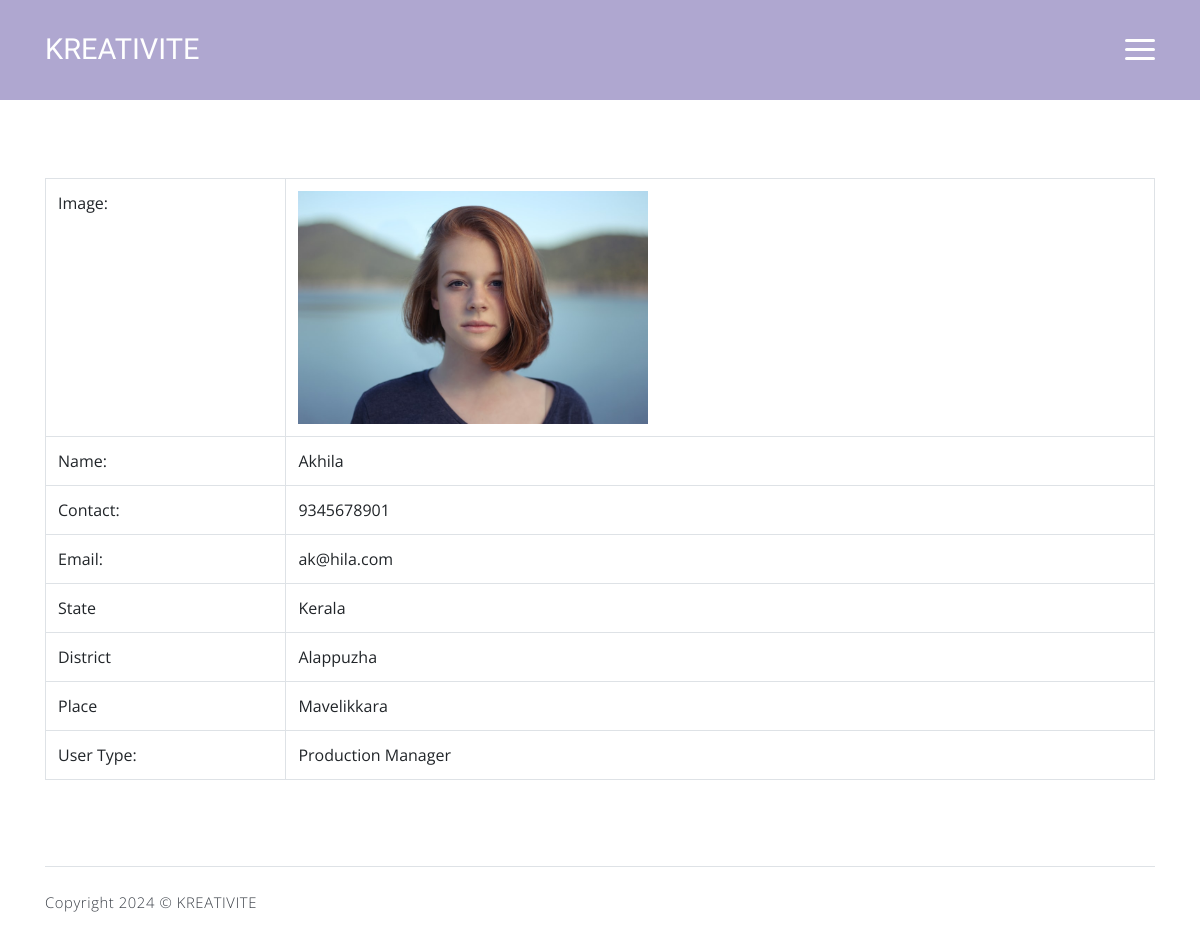
The app's page /Web/User/Myprofile.php (signed in) with its own data.
### tables this page shows
CREATE TABLE `tbl_userregistration` (
  `user_id` int(11) NOT NULL,
  `userreg_name` varchar(50) NOT NULL,
  `userreg_contact` varchar(50) NOT NULL,
  `userreg_email` varchar(50) NOT NULL,
  `userreg_address` varchar(50) NOT NULL,
  `place_id` int(11) NOT NULL,
  `userreg_photo` varchar(500) NOT NULL,
  `userreg_proof` varchar(500) NOT NULL,
  `usertype_id` int(50) NOT NULL,
  `userreg_password` varchar(50) NOT NULL,
  `userreg_gender` varchar(50) NOT NULL
);

CREATE TABLE `tbl_state` (
  `state_id` int(11) NOT NULL,
  `state_name` varchar(50) NOT NULL
);

CREATE TABLE `tbl_district` (
  `district_id` int(11) NOT NULL,
  `district_name` varchar(50) NOT NULL,
  `state_id` int(11) NOT NULL
);

CREATE TABLE `tbl_place` (
  `place_id` int(11) NOT NULL,
  `place_name` varchar(50) NOT NULL,
  `district_id` int(11) NOT NULL
);

CREATE TABLE `tbl_usertype` (
  `usertype_id` int(11) NOT NULL,
  `usertype_name` varchar(50) NOT NULL
);

### Web/User/Myprofile.php (the view, shortened to what this page needs)
<?php
include("Head.php");
?>
<?php
include("../Assets/Connection/connection.php");
$selUserQuery = "select*from tbl_userregistration u inner join tbl_place p on p.place_id = u.place_id inner join tbl_district d on d.district_id = p.district_id inner join tbl_state s on s.state_id = d.state_id  inner join tbl_usertype ut on u.usertype_id=ut.usertype_id where user_id='".$_SESSION["uid"]."'";
$userData = $con->query($selUserQuery);
$userRow = $userData->fetch_assoc();
?>
<!DOCTYPE html PUBLIC "-//W3C//DTD XHTML 1.0 Transitional//EN" "http://www.w3.org/TR/xhtml1/DTD/xhtml1-transitional.dtd">
<html xmlns="http://www.w3.org/1999/xhtml">
<head>
</head>
<body>
<div class="container mt-5">
        <table class="table table-bordered">
            <tr>
                <td>Image:</td>
                <td>
                    <img src="../Assets/Files/User/Photo/<?php echo $userRow["userreg_photo"] ?>"  width="350px" alt="" name="user-photo" id="user-photo" />
                </td>
            </tr>
            <tr>
                <td>Name:</td>
                <td>
                    <?php echo $userRow["userreg_name"] ?>
                </td>
            </tr>
            <tr>
                <td>Contact:</td>
                <td>
                    <?php echo $userRow["userreg_contact"] ?>
                </td>
            </tr>
            <tr>
                <td>Email:</td>
                <td>
                    <?php echo $userRow["userreg_email"]?>
                </td>
            </tr>
            <tr>
                <td>State</td>
                <td>
                    <?php echo $userRow["state_name"]?>
                </td>
            </tr>
            <tr>
                <td>District</td>
                <td>
                    <?php echo $userRow["district_name"] ?>
                </td>
            </tr>
            <tr>
                <td>Place</td>
                <td>
                    <?php echo $userRow["place_name"] ?>
                </td>
            </tr>
            <tr>
                <td>User Type:</td>
                <td>
                    <?php echo $userRow["usertype_name"] ?>
                </td>
            </tr>
        </table>
    </div>
</body>
</html>
<?php
include("Foot.php");
?>

### records on screen
tbl_userregistration: userreg_photo (picture), userreg_name "Akhila", userreg_contact "9345678901", userreg_email "ak@hila.com", tbl_state.state_name "Kerala", tbl_district.district_name "Alappuzha", place.place_name "Mavelikkara", usertype.usertype_name "Production Manager"
